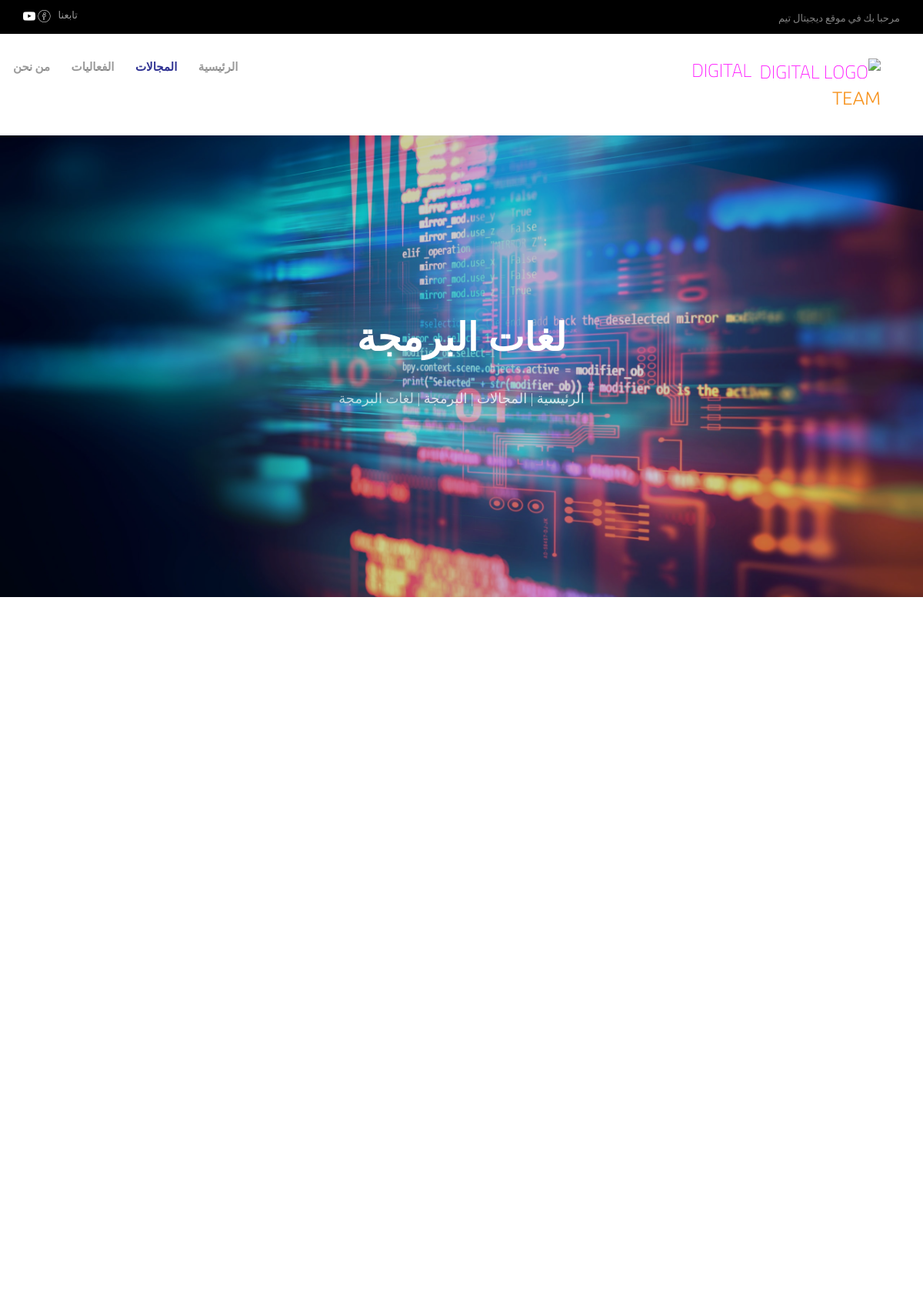
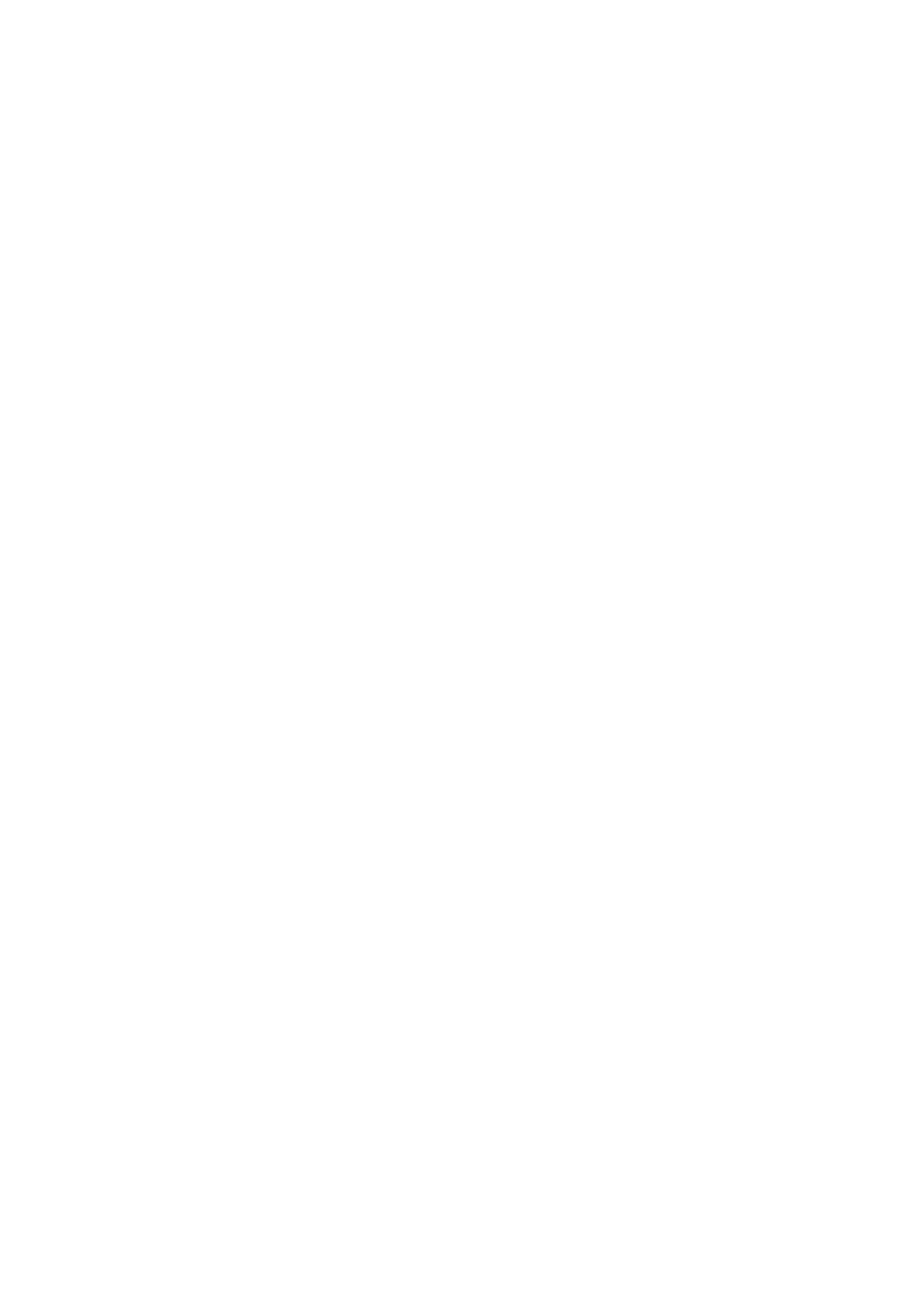
/Class/prog-lang/ (upper part), run on the app's committed database (2 pictures, top to bottom).
### Categories/models.py (models this page shows, shortened)
class Class(models.Model):
    category = models.ForeignKey(Category, on_delete = models.CASCADE, blank=True, null=True)
    title = models.CharField(max_length=100)
    title_2 = models.CharField(max_length=100)
    cover = models.ImageField(upload_to='categories/class/')
    brief = models.TextField(max_length=250)
    body = RichTextUploadingField(blank=True, null=True, config_name='default'\
         ,external_plugin_resources= [
            ( 'youtube','/static/ckeditor/plugins/youtube/youtube/','plugin.js', ),
            ( 'image2','/static/ckeditor/plugins/image2/','plugin.js', ),
            ( 'codesnippet','/static/ckeditor/plugins/codesnippet/','plugin.js', ),
         ])
    body_2 = RichTextUploadingField(blank=True, null=True, config_name='default'\
         ,external_plugin_resources= [
            ( 'youtube','/static/ckeditor/plugins/youtube/youtube/','plugin.js', ),
            ( 'image2','/static/ckeditor/plugins/image2/','plugin.js', ),
            ( 'codesnippet','/static/ckeditor/plugins/codesnippet/','plugin.js', ),
         ])
    created = models.DateTimeField(auto_now=True)
    slug = models.SlugField(max_length=160,blank=True)
    active = models.BooleanField(default=True)

class Category(models.Model):
    title = models.CharField(max_length=100)
    title_2 = models.CharField(max_length=100)
    cover = models.ImageField(upload_to='categories/category/')
    brief = models.TextField(max_length=250)
    body = RichTextUploadingField(blank=True, null=True, config_name='default'\
         ,external_plugin_resources= [
            ( 'youtube','/static/ckeditor/plugins/youtube/youtube/','plugin.js', ),
            ( 'image2','/static/ckeditor/plugins/image2/','plugin.js', ),
            ( 'codesnippet','/static/ckeditor/plugins/codesnippet/','plugin.js', ),
         ])
    body_2 = RichTextUploadingField(blank=True, null=True, config_name='default'\
         ,external_plugin_resources= [
            ( 'youtube','/static/ckeditor/plugins/youtube/youtube/','plugin.js', ),
            ( 'image2','/static/ckeditor/plugins/image2/','plugin.js', ),
            ( 'codesnippet','/static/ckeditor/plugins/codesnippet/','plugin.js', ),
        ])
    created = models.DateTimeField(auto_now=True)
    slug = models.SlugField(max_length=160,blank=True)
    active = models.BooleanField(default=True)
    def __str__(self):
        return self.title

### Categories/views.py (the view)
# urls.py: path('Class/<str:slug>/', views.Class_one),
def Class_one(request, slug):
    class_one = Class.objects.get(slug=slug)
    category_list = Category.objects.filter(active=True)
    context = {
        'class': class_one,
        'categories' : category_list,
    }
    return render(request,'class.html',context)

### Categories/templates/class.html (shortened to what this page needs)
{% extends 'base.html' %}
{% block body %}
						<div class="col-md-9 text-left menu-1">
							<ul>
								<li><a href="/" style="font-size: 15px;">الرئيسية</a></li>
								<li class="has-dropdown active" >
									<a href="/Categories/" style="font-size: 15px;">المجالات</a>
								</li>
								<li><a href="/Events/" style="font-size: 15px;">الفعاليات</a></li>
								<li><a href="/About/" style="font-size: 15px;">من نحن</a></li>
							</ul>
						</div>
					</div>
				</div>
			</div>
		</nav>
		<aside id="colorlib-hero">
			<div class="flexslider">
				<ul class="slides">
			   	<li style="background-image: url({{class.cover.url}});">
			   		<div class="overlay"></div>
			   		<div class="container-fluid">
			   			<div class="row">
				   			<div class="col-md-6 col-sm-12 col-md-offset-3 slider-text">
				   				<div class="slider-text-inner text-center"style="padding: 7em;">
				   					<h1>{{class.title}}</h1>
				   					<h2><span><a href="/">الرئيسية</a> | <a href="/Categories/">المجالات</a> |<a> {{class.category}} </a> | {{class.title}}</span></h2>
				   				</div>
				   			</div>
				   		</div>
			   		</div>
			   	</li>
			  	</ul>
		  	</div>
		</aside>
		<div class="colorlib-classes">
			<div class="container">
				<div class="row">
					<div class="col-md-12">
						<div class="row row-pb-lg">
						</div>
					</div>
				</div>
			</div>
		</div>
{% endblock body %}

### static/css/style.css (style rules this page uses)
body { font-family: 'Cairo', sans-serif; font-weight: 300; font-size: 16px; line-height: 1.5; color: gray; background: #fff; direction: rtl; }
a { color: #2e3192; -webkit-transition: 0.5s; -o-transition: 0.5s; transition: 0.5s; }
h1, h2, h3, h4, h5, h6, figure { color: #000; font-family: "Playfair Display", Georgia, serif; font-weight: 400; margin: 0 0 20px 0; line-height: 1.5; }
.colorlib-nav ul { padding: 0; margin: 0; }
.colorlib-nav ul li { padding: 0; margin: 0; list-style: none; display: inline; font-weight: 400; text-transform: uppercase; }
.colorlib-nav ul li a { position: relative; font-size: 12px; padding: 30px 12px; font-weight: 700; color: rgba(0, 0, 0, 0.4); -webkit-transition: 0.5s; -o-transition: 0.5s; transition: 0.5s; }
.colorlib-nav ul li.has-dropdown { position: relative; }
.colorlib-nav ul li.active > a { color: #2e3192 !important; position: relative; }
.colorlib-nav ul li.active > a:after { opacity: 1; -webkit-transform: translate3d(0, 0, 0); transform: translate3d(0, 0, 0); }
#colorlib-hero { min-height: 600px; background: #fff url(../images/loader.gif) no-repeat center center; width: 100%; float: left; }
#colorlib-hero .flexslider { border: none; z-index: 1; margin-bottom: 0; }
#colorlib-hero .flexslider .slides { position: relative; overflow: hidden; }
#colorlib-hero .flexslider .slides li { background-repeat: no-repeat; background-size: cover; background-position: center center; min-height: 600px; position: relative; }
#colorlib-hero .flexslider .slides li .overlay { position: absolute; top: 0; bottom: 0; left: 0; right: 0; opacity: .2; background: #000; }
#colorlib-hero .flexslider .slider-text { max-width: 100%; display: table; opacity: 0; height: 600px; z-index: 9; }
#colorlib-hero .flexslider .slider-text > .slider-text-inner { display: table-cell; vertical-align: middle; height: 600px; padding: 2em; }
#colorlib-hero .flexslider .slider-text > .slider-text-inner h1, #colorlib-hero .flexslider .slider-text > .slider-text-inner h2 { margin: 0; padding: 0; color: white; }
#colorlib-hero .flexslider .slider-text > .slider-text-inner h1 { margin-bottom: 30px; font-size: 50px; font-weight: 800; opacity: 1; }
#colorlib-hero .flexslider .slider-text > .slider-text-inner h2 { font-size: 18px; line-height: 1.5; margin-bottom: 20px; font-weight: 300; color: rgba(255, 255, 255, 0.7); text-transform: uppercase; }
#colorlib-hero .flexslider .slider-text > .slider-text-inner h2 a { color: rgba(255, 255, 255, 0.8); }
.colorlib-event, .colorlib-trainers, .colorlib-classes, #colorlib-about, #colorlib-services, #colorlib-contact, #colorlib-testimony, .colorlib-blog, #colorlib-project, #colorlib-subscribe { padding: 7em 0; clear: both; }
#colorlib-offcanvas a { color: rgba(255, 255, 255, 0.5); }
#colorlib-offcanvas ul { padding: 0; margin: 0; }
#colorlib-offcanvas ul li { padding: 0; margin: 0; list-style: none; }
#colorlib-offcanvas ul li.offcanvas-has-dropdown > a { display: block; position: relative; }
#colorlib-offcanvas ul li.offcanvas-has-dropdown > a:after { position: absolute; right: 0px; font-family: 'icomoon'; speak: none; font-style: normal; font-weight: normal; font-variant: normal; text-transform: none; line-height: 1; -webkit-font-smoothing: antialiased; -moz-osx-font-smoothing: grayscale; content: "\e0c5"; font-size: 20px; color: rgba(255, 255, 255, 0.2); -webkit-transition: 0.5s; -o-transition: 0.5s; transition: 0.5s; }
#colorlib-offcanvas ul li.offcanvas-has-dropdown.active a:after { -webkit-transform: rotate(-180deg); -moz-transform: rotate(-180deg); -ms-transform: rotate(-180deg); -o-transform: rotate(-180deg); transform: rotate(-180deg); }
.row-pb-lg { padding-bottom: 7em !important; }

### data on the page
Class: cover (picture), title "لغات البرمجة", category "البرمجة"
